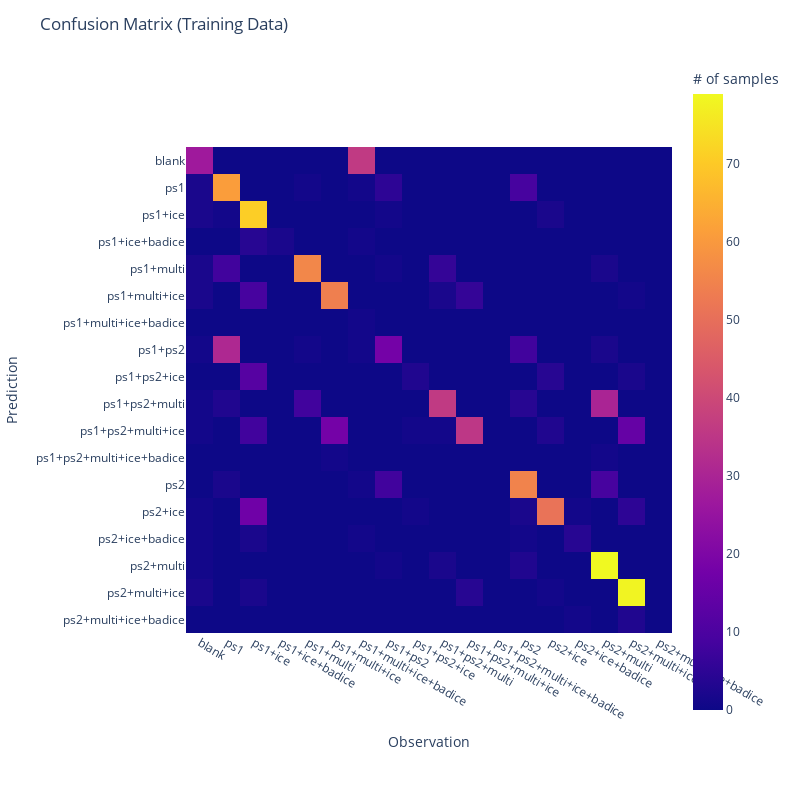

The notebook cell this image was saved under:
### Code cell
fig1 = px.imshow(cm_train_df, labels=dict(y="Prediction", x="Observation", color="# of samples"))
fig1.update_yaxes(dtick=1)
fig1.update_xaxes(dtick=1)
fig1.update_layout(title='Confusion Matrix (Training Data)', width=800, height=800)
fig1.show()

fig2 = px.imshow(cm_train_df2, labels=dict(y="Prediction", x="Observation", color="accuracy %"))
fig2.update_yaxes(dtick=1)
fig2.update_xaxes(dtick=1)
fig2.update_layout(title='Confusion Matrix (Training Data)', width=800, height=800)
fig2.show()

### Figure 1 — Plotly figure (JSON) as saved in the notebook; plotly's stock layout.template omitted (floating-point values rounded to 4 significant figures; data arrays with more than 128 entries replaced by an {"elided": "..."} marker saying what was removed)
{"data": [{"coloraxis": "coloraxis", "hovertemplate": "Observation: %{x}<br>Prediction: %{y}<br># of samples: %{z}<extra></extra>", "name": "0", "type": "heatmap", "x": ["blank", "ps1", "ps1+ice", "ps1+ice+badice", "ps1+multi", "ps1+multi+ice", "ps1+multi+ice+badice", "ps1+ps2", "ps1+ps2+ice", "ps1+ps2+multi", "ps1+ps2+multi+ice", "ps1+ps2+multi+ice+badice", "ps2", "ps2+ice", "ps2+ice+badice", "ps2+multi", "ps2+multi+ice", "ps2+multi+ice+badice"], "xaxis": "x", "y": ["blank", "ps1", "ps1+ice", "ps1+ice+badice", "ps1+multi", "ps1+multi+ice", "ps1+multi+ice+badice", "ps1+ps2", "ps1+ps2+ice", "ps1+ps2+multi", "ps1+ps2+multi+ice", "ps1+ps2+multi+ice+badice", "ps2", "ps2+ice", "ps2+ice+badice", "ps2+multi", "ps2+multi+ice", "ps2+multi+ice+badice"], "yaxis": "y", "z": {"elided": "18x18 int values"}}], "layout": {"coloraxis": {"colorbar": {"title": {"text": "# of samples"}}, "colorscale": [[0, "#0d0887"], [0.1111, "#46039f"], [0.2222, "#7201a8"], [0.3333, "#9c179e"], [0.4444, "#bd3786"], [0.5556, "#d8576b"], [0.6667, "#ed7953"], [0.7778, "#fb9f3a"], [0.8889, "#fdca26"], [1, "#f0f921"]]}, "height": 800, "margin": {"t": 60}, "title": {"text": "Confusion Matrix (Training Data)"}, "width": 800, "xaxis": {"anchor": "y", "autorange": true, "constrain": "domain", "domain": [0, 1], "dtick": 1, "range": [-0.5, 17.5], "scaleanchor": "y", "title": {"text": "Observation"}, "type": "category"}, "yaxis": {"anchor": "x", "autorange": true, "constrain": "domain", "domain": [0.09503, 0.905], "dtick": 1, "range": [17.5, -0.5], "title": {"text": "Prediction"}, "type": "category"}}}
